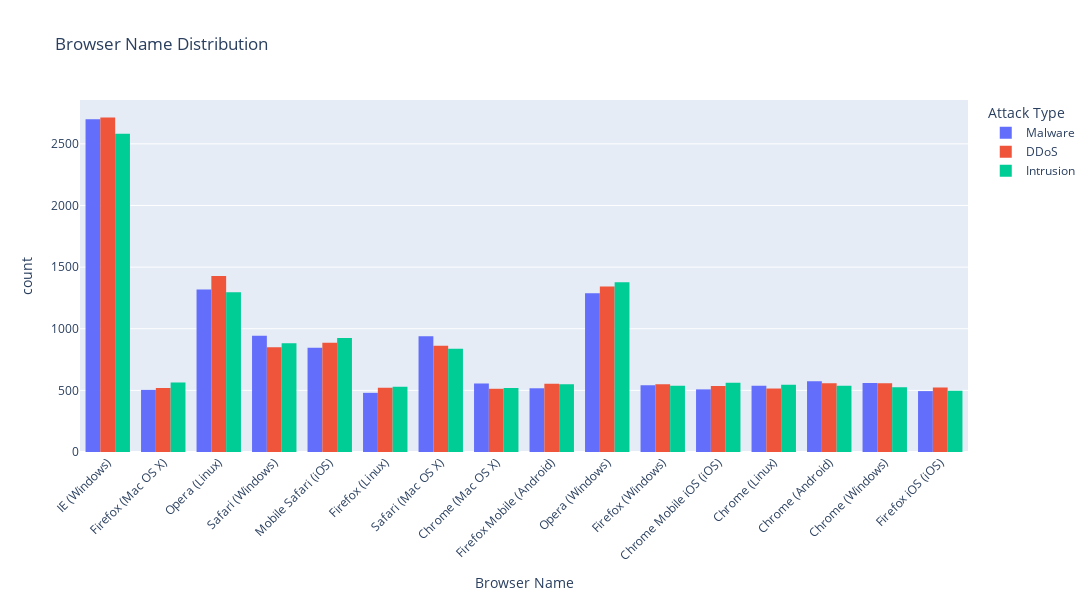

The cell this chart's notebook holds for it:
### Code cell
def clean_ua_name(ua_string):
    try:
        ua = parse(str(ua_string))
        ua_browser = getattr(ua.user_agent,"family",None) or "Unknown"
        ua_os = getattr(ua.os,"family",None) or "Unknown"
        return f"{ua_browser} ({ua_os})"
    except Exception:
        return "Unknown"

df["Browser Name"] = df["Device Information"].apply(clean_ua_name)

fig = px.histogram(
    df,
    x="Browser Name",
    color="Attack Type",
    barmode="group",
    title="Browser Name Distribution",
    width=1200,
    height=600
)

fig.update_layout(xaxis_tickangle=-45)
fig.show()

### Figure 1 — Plotly figure (JSON) as saved in the notebook; plotly's stock layout.template omitted (floating-point values rounded to 4 significant figures; data arrays with more than 128 entries replaced by an {"elided": "..."} marker saying what was removed)
{"data": [{"alignmentgroup": "True", "bingroup": "x", "hovertemplate": "Attack Type=Malware<br>Browser Name=%{x}<br>count=%{y}<extra></extra>", "legendgroup": "Malware", "marker": {"color": "#636efa", "pattern": {"shape": ""}}, "name": "Malware", "offsetgroup": "Malware", "orientation": "v", "showlegend": true, "type": "histogram", "x": {"elided": "13307 str values"}, "xaxis": "x", "yaxis": "y"}, {"alignmentgroup": "True", "bingroup": "x", "hovertemplate": "Attack Type=DDoS<br>Browser Name=%{x}<br>count=%{y}<extra></extra>", "legendgroup": "DDoS", "marker": {"color": "#EF553B", "pattern": {"shape": ""}}, "name": "DDoS", "offsetgroup": "DDoS", "orientation": "v", "showlegend": true, "type": "histogram", "x": {"elided": "13428 str values"}, "xaxis": "x", "yaxis": "y"}, {"alignmentgroup": "True", "bingroup": "x", "hovertemplate": "Attack Type=Intrusion<br>Browser Name=%{x}<br>count=%{y}<extra></extra>", "legendgroup": "Intrusion", "marker": {"color": "#00cc96", "pattern": {"shape": ""}}, "name": "Intrusion", "offsetgroup": "Intrusion", "orientation": "v", "showlegend": true, "type": "histogram", "x": {"elided": "13265 str values"}, "xaxis": "x", "yaxis": "y"}], "layout": {"barmode": "group", "height": 600, "legend": {"title": {"text": "Attack Type"}, "tracegroupgap": 0}, "title": {"text": "Browser Name Distribution"}, "width": 1200, "xaxis": {"anchor": "y", "domain": [0, 1], "tickangle": -45, "title": {"text": "Browser Name"}}, "yaxis": {"anchor": "x", "domain": [0, 1], "title": {"text": "count"}}}}
